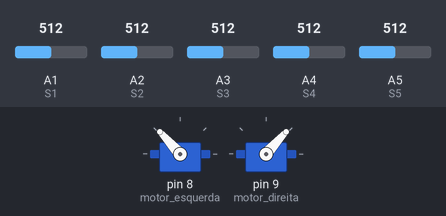
Recording of a sketch running on a simulated Arduino Uno, built with avr-gcc and run on an emulated ATmega328P. On the bench: 2 × servo. Inputs (shaded band) come from the test bench; at power-on: A1 (S1) = 512, A2 (S2) = 512, A3 (S3) = 512, A4 (S4) = 512, A5 (S5) = 512.

Above: at 2.2 s.
2.3 s: A1 (S1) set to 682
3.8 s: A1 (S1) set to 718
At 4.9 s:
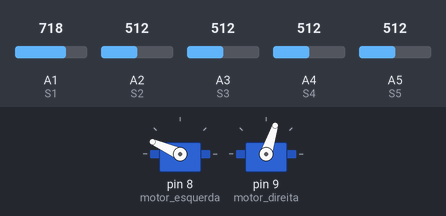
5.3 s: A2 (S2) set to 692
6.8 s: A2 (S2) set to 712
At 7.6 s:
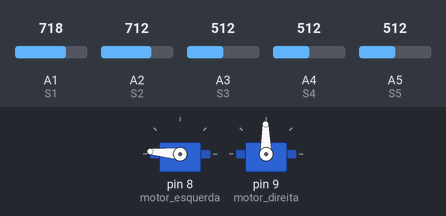
8.3 s: A3 (S3) set to 686
9.8 s: A3 (S3) set to 714
At 11.0 s:
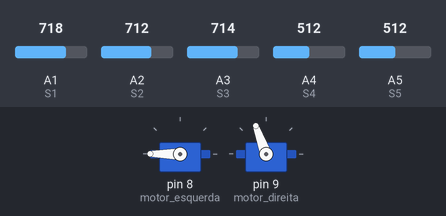
Timing chart, 0 to 12.3 s (numbered marks = the images above; inputs shaded):
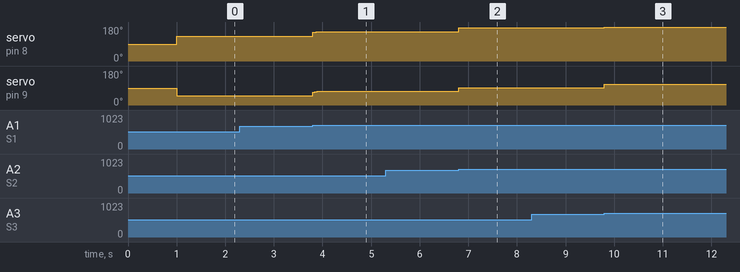

Measured:
- the behaviour switches between 699 and 700 on A1 (S1) (found by bisection; images 0 and 1)
- the behaviour switches between 699 and 700 on A2 (S2) (found by bisection; images 1 and 2)
- the behaviour switches between 699 and 700 on A3 (S3) (found by bisection; images 2 and 3)
- after the input at 2.3 s, every drawn part: stays the same
- after the input at 3.8 s, servo on pin 8 (motor_esquerda): 132° → 156° at once; servo on pin 9 (motor_direita): 48° → 72° at once
- after the input at 5.3 s, every drawn part: stays the same
- after the input at 6.8 s, servo on pin 8 (motor_esquerda): 156° → 175° at once; servo on pin 9 (motor_direita): 72° → 91° at once
- after the input at 8.3 s, every drawn part: stays the same
- after the input at 9.8 s, servo on pin 8 (motor_esquerda): 175° → 180° at once; servo on pin 9 (motor_direita): 91° → 110° at once

The sketch:

seguidor_pid.ino
```cpp
#include <Servo.h>

Servo motor_esquerda;
Servo motor_direita;

// Portas dos sensores (esquerda -> direita)
const int S1 = A1;
const int S2 = A2;
const int S3 = A3; // Central
const int S4 = A4;
const int S5 = A5;

// Valores ABAIXO de 700 indicam detecção da linha
const int LIMIAR = 700;

// Ponto neutro dos servos (parado) e velocidade base de avanço
const int VEL_PARADO = 90;
const int VEL_BASE = 42; // Quanto maior, mais rápido o robô anda (ajuste com segurança)

// Ganhos do PID (comece baixo e ajuste na pista)
float Kp = 38.0;
float Ki = 0.1;
float Kd = 1.0;

// Variáveis do PID
float erro = 0;
float erro_anterior = 0;
float integral = 0;
int ultimo_lado = 0; // -1 = esquerda, +1 = direita (ajuda se perder a linha)

void setup() {
  motor_esquerda.attach(8);
  motor_direita.attach(9);

  pinMode(S1, INPUT);
  pinMode(S2, INPUT);
  pinMode(S3, INPUT);
  pinMode(S4, INPUT);
  pinMode(S5, INPUT);

  motor_esquerda.write(VEL_PARADO);
  motor_direita.write(VEL_PARADO);
  delay(1000);
}

void loop() {
  // Lê os sensores e converte para 1 (viu a linha) ou 0 (não viu)
  int v1 = (analogRead(S1) < LIMIAR) ? 1 : 0;
  int v2 = (analogRead(S2) < LIMIAR) ? 1 : 0;
  int v3 = (analogRead(S3) < LIMIAR) ? 1 : 0;
  int v4 = (analogRead(S4) < LIMIAR) ? 1 : 0;
  int v5 = (analogRead(S5) < LIMIAR) ? 1 : 0;

  int soma_ativos = v1 + v2 + v3 + v4 + v5;

  if (soma_ativos > 0) {
    // Calcula a posição média ponderada da linha:
    // Esquerda = valores negativos (-2, -1), Centro = 0, Direita = positivos (+1, +2)
    float soma_ponderada = (v1 * -2.0) + (v2 * -1.0) + (v3 * 0.0) + (v4 * 1.0) + (v5 * 2.0);
    erro = soma_ponderada / soma_ativos;

    if (erro < -0.2) ultimo_lado = -1;
    else if (erro > 0.2) ultimo_lado = 1;
  } else {
    // Se nenhum sensor vê a linha, mantém um erro forte para o último lado visto
    erro = ultimo_lado * 2.5;
  }

  // Cálculo dos termos PID
  float P = erro;

  integral += erro;
  integral = constrain(integral, -50, 50); // Evita que o integral estoure
  float I = integral;

  float derivativo = erro - erro_anterior;
  float D = derivativo;

  float correcao = (Kp * P) + (Ki * I) + (Kd * D);
  erro_anterior = erro;

  // Lembrete do seu hardware:
  // Motor esquerdo: > 90 gira para frente
  // Motor direito: < 90 gira para frente
  // Se erro > 0 (linha à direita), correcao > 0 -> robô deve virar para a direita:
  // aumenta velocidade para frente do esquerdo e reduz/inverte do direito.
  int cmd_esq = VEL_PARADO + VEL_BASE + correcao;
  int cmd_dir = VEL_PARADO - VEL_BASE + correcao;

  // Limita aos valores válidos do Servo.write()
  cmd_esq = constrain(cmd_esq, 0, 180);
  cmd_dir = constrain(cmd_dir, 0, 180);

  motor_esquerda.write(cmd_esq);
  motor_direita.write(cmd_dir);
}
```
